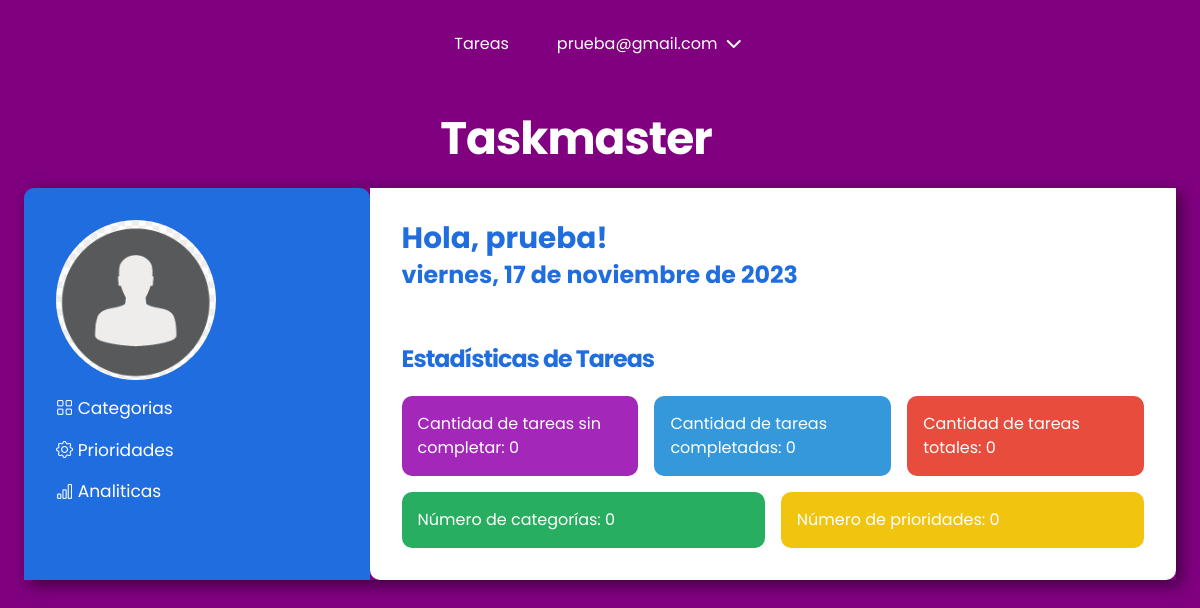
The page /todo_task/analytics/ (signed in) on the database its author committed.
### users/models.py (models this page shows, shortened)
class CustomUser(AbstractBaseUser, PermissionsMixin):
    email = models.EmailField(
        unique=True,
        max_length=25,
        verbose_name="Correo Electrónico",
        help_text="Ingrese su dirección de correo electrónico.",
    )
    password1 = models.CharField(
        max_length=128,
        verbose_name="Contraseña",
        help_text="Ingrese su contraseña.",
    )
    password2 = models.CharField(
        max_length=128,
        verbose_name="Confirmar Contraseña",
        help_text="Ingrese nuevamente su contraseña para confirmar.",
    )
    first_name = models.CharField(
        max_length=30,
        blank=True,
        verbose_name="Nombre",
        help_text="Ingrese su nombre.",
    )
    last_name = models.CharField(
        max_length=30,
        blank=True,
        verbose_name="Apellido",
        help_text="Ingrese su apellido.",
    )
    date_joined = models.DateTimeField(
        default=timezone.now,
        verbose_name="Fecha de Registro",
        help_text="Fecha y hora en que el usuario se registró.",
    )
    is_active = models.BooleanField(
        default=True,
        verbose_name="Activo",
        help_text="Indica si la cuenta del usuario está activa.",
    )
    is_staff = models.BooleanField(
        default=False,
        verbose_name="Personal de Staff",
        help_text="Indica si el usuario tiene acceso al panel de administración.",
    )
    profile_picture = models.ImageField(
        upload_to="users/images/profile_pictures/",
        default="users/images/profile_pictures/default.png",
        blank=True,
    )
    objects = CustomUserManager()
    USERNAME_FIELD = "email"
    REQUIRED_FIELDS = []
    class Meta:
        ordering = ["-date_joined"]

### todo_task/views.py (the view)
# urls.py: path("analytics/", views.analytics, name="analytics"),
@login_required(login_url="/users/login/")
def analytics(request):
    fecha_actual = datetime.now()
    user = request.user
    todas_las_tareas = Task.objects.filter(user=user)
    total_tareas = todas_las_tareas.count()
    tareas_sin_completar = todas_las_tareas.filter(complete=False).count()
    tareas_completadas = todas_las_tareas.filter(complete=True).count()
    categorias = Label.objects.filter(user=user).count()
    prioridades = Priority.objects.filter(user=user).count()
    context = {
        "total_tareas": total_tareas,
        "tareas_sin_completar": tareas_sin_completar,
        "tareas_completadas": tareas_completadas,
        "categorias": categorias,
        "prioridades": prioridades,
        "fecha_actual": fecha_actual,
    }
    return render(request, "todo_task/tasks/analytics.html", context)

### todo_task/templates/todo_task/tasks/analytics.html (shortened to what this page needs)
{% extends "container.html" %}
{% load static %}
{% block css %}
<link rel="stylesheet" type="text/css" href="{% static 'todo_task/css/style.css' %}">
{% endblock %}
{% block section-fragment %}
<section class="content-section">
    <h1 class="fs-3">Estadísticas de Tareas</h1>
    <ul class="grid-layout">
        <li class="content-item-analytic grid-col-span-2">
            <a href="{% url 'task-list' %}">
                Cantidad de tareas sin completar: {{ tareas_sin_completar }}
            </a>
        </li>
        <li class="content-item-analytic grid-col-span-2">
            <a href="{% url 'task-list-with-filter' filter_type='complete' %}">
                Cantidad de tareas completadas: {{ tareas_completadas }}
            </a>
        </li>
        <li class="content-item-analytic grid-col-span-2">
            <a href="{% url 'task-list-with-filter' filter_type='all' %}">
                Cantidad de tareas totales: {{ total_tareas }}
            </a>
        </li>
        <li class=" content-item-analytic grid-col-span-3">
            <a href="{% url 'category-list' %}">
                Número de categorías: {{ categorias }}
            </a>
        </li>
        <li class="content-item-analytic grid-col-span-3">
            <a href="{% url 'priority-list' %}">
                Número de prioridades: {{ prioridades }}
            </a>
        </li>
    </ul>
</section>
{% endblock %}

### todo_task/templates/todo_task/base/container.html (shortened to what this page needs)
{% extends "base.html" %}
{% load static %}
{% block content %}
<section class="container">
    <h1 class="fs-6">Taskmaster</h1>
    <section class="card">
        <div class="user flex-column">
            <div class="user-info flex-column">
                <img src="{{ request.user.profile_picture.url }}" alt="{{ user.first_name }} {{ user.last_name }}">
            </div>
            <div class="user-options fs-1">
                <a href="{% url 'category-list' %}"><i class="bi bi-grid"></i> Categorias</a>
                <a href="{% url 'priority-list' %}"><i class="bi bi-gear"></i> Prioridades</a>
                <a href="{% url 'analytics' %}"><i class="bi bi-bar-chart"></i> Analiticas</a>
            </div>
        </div>
        <section class="task">
            <h2 class="fs-4">Hola, {% if user.first_name %}{{ user.first_name }}{% else %} Invitado{% endif %}!</h2>
            <p class="fs-3">{{ fecha_actual|date:"l, j \d\e F \d\e Y" }}</p>
            {% block section-fragment %}
            {% endblock %}
        </section>
    </section>
</section>
{% endblock %}

### taskmaster/templates/header.html (shortened to what this page needs)
{% if request.user.is_authenticated %}
<header class="primary-header flex">
    <nav>
        <ul id="primary-navigation" data-visible="false" class="primary-navigation flex">
            <li class="active"><a href="{% url 'task-list' %}">Tareas</a></li>
            <li class="active has-dropdown">{{ request.user.email }} <i class="fa-solid fa-chevron-down"></i>
            </li>
        </ul>
    </nav>
</header>
{% endif %}

### taskmaster/static/css/main.css (style rules this page uses)
:root { --clr-white: rgb(255, 255, 255); --clr-neutral-400: rgb(3, 3, 3); --clr-accent-700: rgb(128, 0, 128); --clr-gradient-accent: rgb(182, 0, 136); --clr-complete: rgb(0, 117, 16); --clr-incomplete: rgb(223, 14, 14); --clr-btn-edit: rgb(0, 123, 255); --clr-btn-delete: rgb(223, 14, 14); --clr-btn-return: rgb(128, 0, 128); --clr-btn-edit-hover: rgba(0, 123, 255, 0.8); --clr-btn-delete-hover: rgba(223, 14, 14, 0.8); --clr-btn-return-hover: rgba(128, 0, 128, 0.8); --bg-clr: rgb(250, 250, 250); --ff-primary: "Poppins", Arial, Helvetica, sans-serif; --fw-regular: 400; --fw-semi-bold: 600; --fw-bold: 700; --fs-1: clamp(0.75rem, calc(0.55rem + 0.69vw), 1.19rem); --fs-2: clamp(0.78rem, calc(0.59rem + 0.81vw), 1.4rem); --fs-3: clamp(0.88rem, calc(0.69rem + 1.06vw), 1.75rem); --fs-4: clamp(1.05rem, calc(0.81rem + 1.38vw), 2.19rem); --fs-5: clamp(1.26rem, calc(0.95rem + 1.79vw), 2.73rem); --fs-6: clamp(1.51rem, calc(1.11rem + 2.31vw), 3.42rem); --fs-7: clamp(1.81rem, calc(1.29rem + 2.98vw), 4.27rem); --fs-8: clamp(2.18rem, calc(1.51rem + 3.83vw), 5.34rem); --fs-btn-1: clamp(1rem, calc(1rem + 0.05vw), 1.19rem); }
*, *::before, *::after { box-sizing: border-box; }
* { margin: 0; padding: 0; font: inherit; }
html { scroll-behavior: smooth; scroll-padding-top: var(--scroll-padding, 75px); }
body { line-height: 1.5; background-color: var(--clr-accent-700); font-family: var(--ff-primary); }
h1, h2, p { color: var(--clr-neutral); }
img, picture, video, canvas, svg { display: block; max-width: 100%; object-fit: cover; }
.fs-1 { font-size: var(--fs-1); }
.fs-3 { font-size: var(--fs-3); }
.fs-4 { font-size: var(--fs-4); }
.fs-6 { font-size: var(--fs-6); }
.flex-column { display: flex; flex-direction: column; }
h1 { margin-block: 1rem; width: min(100% - 3rem, 40ch); letter-spacing: -1px; text-align: left; }
.container { width: min(100% - 3rem, 120ch); margin-inline: auto; margin-block: 1rem; }
.flex { display: flex; gap: var(--gap, 1rem); }
.primary-header { align-items: center; justify-content: center; }
.primary-navigation { list-style: none; }
.primary-navigation a { text-decoration: none; color: var(--clr-white); }
.has-dropdown { display: inline-block; color: var(--clr-white); cursor: pointer; position: relative; }
.fa-chevron-down { padding-inline: 0.25rem; transition: transform 0.3s ease; }
@media (min-width: 35em) { .primary-navigation { --gap: clamp(1.5rem, 5vw, 3rem); padding-block: 2rem; padding-inline: clamp(3rem, 8vw, 10rem); } }
@media (min-width: 35em) { .container h1 { text-align: center; } }
h1 { font-weight: var(--fw-bold); color: var(--clr-white); }

### rows shown on the page
CustomUser: user.email "prueba@gmail.com", user.profile_picture (placeholder picture), first_name "prueba"

### other values the page prints
{{ tareas_sin_completar }} "0"
{{ tareas_completadas }} "0"
{{ total_tareas }} "0"
{{ categorias }} "0"
{{ prioridades }} "0"
